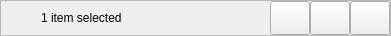
<?xml version="1.0" encoding="UTF-8"?>
<ui version="4.0">
 <class>SelectionPopup</class>
 <widget class="QWidget" name="SelectionPopup">
  <property name="geometry">
   <rect>
    <x>0</x>
    <y>0</y>
    <width>391</width>
    <height>36</height>
   </rect>
  </property>
  <property name="windowTitle">
   <string notr="true">Form</string>
  </property>
  <property name="autoFillBackground">
   <bool>true</bool>
  </property>
  <layout class="QHBoxLayout" name="horizontalLayout">
   <property name="spacing">
    <number>0</number>
   </property>
   <property name="leftMargin">
    <number>0</number>
   </property>
   <property name="topMargin">
    <number>0</number>
   </property>
   <property name="rightMargin">
    <number>0</number>
   </property>
   <property name="bottomMargin">
    <number>0</number>
   </property>
   <item>
    <widget class="QFrame" name="frame">
     <property name="frameShape">
      <enum>QFrame::StyledPanel</enum>
     </property>
     <property name="frameShadow">
      <enum>QFrame::Raised</enum>
     </property>
     <layout class="QHBoxLayout" name="horizontalLayout_2">
      <property name="spacing">
       <number>0</number>
      </property>
      <property name="leftMargin">
       <number>0</number>
      </property>
      <property name="topMargin">
       <number>0</number>
      </property>
      <property name="rightMargin">
       <number>0</number>
      </property>
      <property name="bottomMargin">
       <number>0</number>
      </property>
      <item>
       <widget class="QPushButton" name="clearButton">
        <property name="sizePolicy">
         <sizepolicy hsizetype="Minimum" vsizetype="Preferred">
          <horstretch>0</horstretch>
          <verstretch>0</verstretch>
         </sizepolicy>
        </property>
        <property name="text">
         <string/>
        </property>
        <property name="icon">
         <iconset theme="edit-clear"/>
        </property>
        <property name="flat">
         <bool>true</bool>
        </property>
       </widget>
      </item>
      <item>
       <widget class="QLabel" name="numSelected">
        <property name="sizePolicy">
         <sizepolicy hsizetype="Expanding" vsizetype="Preferred">
          <horstretch>0</horstretch>
          <verstretch>0</verstretch>
         </sizepolicy>
        </property>
        <property name="text">
         <string notr="true">1 item selected</string>
        </property>
        <property name="margin">
         <number>9</number>
        </property>
       </widget>
      </item>
      <item>
       <widget class="QPushButton" name="cutButton">
        <property name="sizePolicy">
         <sizepolicy hsizetype="Minimum" vsizetype="Preferred">
          <horstretch>0</horstretch>
          <verstretch>0</verstretch>
         </sizepolicy>
        </property>
        <property name="text">
         <string/>
        </property>
        <property name="icon">
         <iconset theme="edit-cut">
          <normaloff>.</normaloff>.</iconset>
        </property>
       </widget>
      </item>
      <item>
       <widget class="QPushButton" name="copyButton">
        <property name="sizePolicy">
         <sizepolicy hsizetype="Minimum" vsizetype="Preferred">
          <horstretch>0</horstretch>
          <verstretch>0</verstretch>
         </sizepolicy>
        </property>
        <property name="text">
         <string/>
        </property>
        <property name="icon">
         <iconset theme="edit-copy">
          <normaloff>.</normaloff>.</iconset>
        </property>
       </widget>
      </item>
      <item>
       <widget class="QPushButton" name="menuButton">
        <property name="sizePolicy">
         <sizepolicy hsizetype="Minimum" vsizetype="Preferred">
          <horstretch>0</horstretch>
          <verstretch>0</verstretch>
         </sizepolicy>
        </property>
        <property name="text">
         <string/>
        </property>
        <property name="icon">
         <iconset theme="application-menu">
          <normaloff>.</normaloff>.</iconset>
        </property>
       </widget>
      </item>
     </layout>
    </widget>
   </item>
  </layout>
 </widget>
 <resources/>
 <connections/>
</ui>
